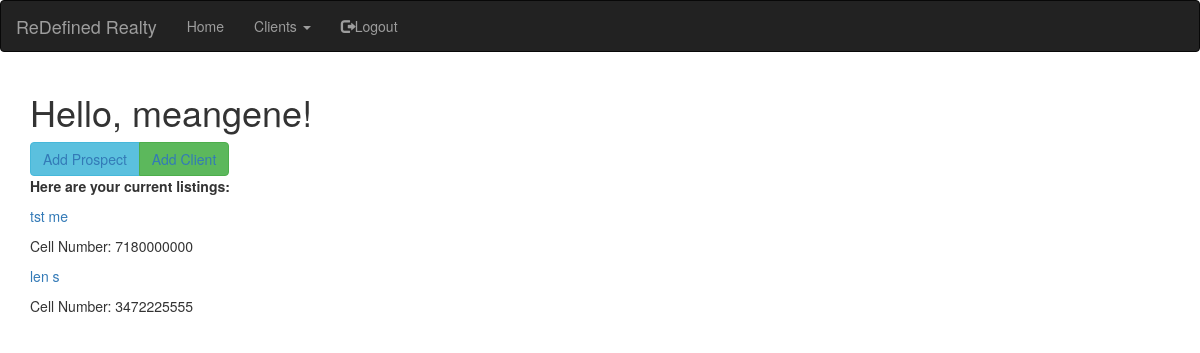
Page /listings (signed in) on the committed database.
### app/models.py (models this page shows, shortened)
class User(UserMixin, db.Model):
    id = db.Column(db.Integer, primary_key=True)
    username = db.Column(db.String(64), index=True, unique=True)
    email = db.Column(db.String(120), index=True, unique=True)
    password_hash = db.Column(db.String(128))
    Prospects=db.relationship('Prospects', backref='leads', lazy='dynamic')
    Clients=db.relationship('Clients', backref='listings', lazy='dynamic')

class Clients(db.Model):
    id = db.Column(db.Integer, primary_key=True)
    first_name = db.Column(db.String(20))
    last_name = db.Column(db.String(20))
    phone_cell = db.Column(db.Integer)
    notes=db.Column(db.String(140))
    user_account_pk=db.Column(db.Integer, db.ForeignKey('user.id'))

### app/routes.py (the view)
@app.route('/listings', methods=['GET', 'POST'])
@login_required
def listings():
    all_clients = get_clients(current_user=current_user)
    return render_template('listings.html', title='Listings', all_clients=all_clients)

### app/models.py (called while the page is built)
@login.user_loader
def load_user(id):
    return User.query.get(int(id))

### app/queryfunc.py (called while the page is built)
def get_clients(current_user):
    currentuser = User.query.filter_by(username=current_user.username).first()
    account_pk = currentuser.id
    all_clients=Clients.query.filter_by(user_account_pk=account_pk).all()
    return all_clients

### app/templates/listings.html
{% extends "base.html" %}
{% import 'bootstrap/wtf.html' as wtf %}
{% block app_content %}
    <h1>Hello, {{ current_user.username }}!</h1>
    <div class="btn-group">
        <button type="button" class="btn btn-info"><a href="{{ url_for('add_prospect') }}">Add Prospect</a></button>
        <button type="button" class="btn btn-success"><a href="{{ url_for('add_client') }}">Add Client</a></button>
    </div>
    <div><p><b>Here are your current listings:</b></p></div>
    {% for everyone in all_clients %}
    <div><p><a href="{{ url_for('view_client', client_id=everyone.id) }}">{{ everyone.first_name }}  {{ everyone.last_name }}</a></p></div>
    <div><p>Cell Number: {{ everyone.phone_cell }}</p></div>
    {% endfor %}
{% endblock %}

### rows in the picture
User: username "meangene"
Clients: first_name "tst", last_name "me", phone_cell "7180000000"
Clients: first_name "len", last_name "s", phone_cell "3472225555"
